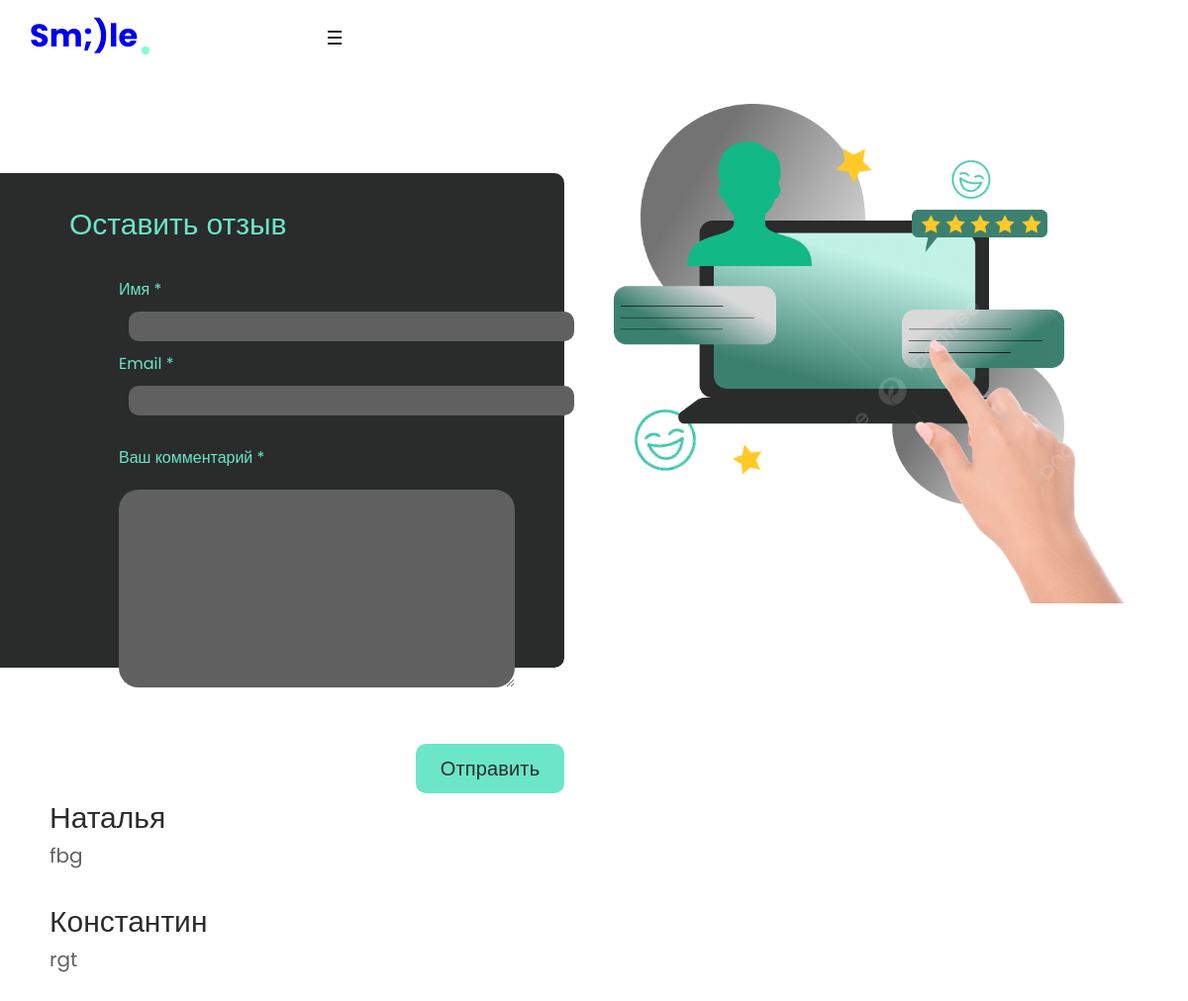
The page /reviews/ on the database as committed earlier.
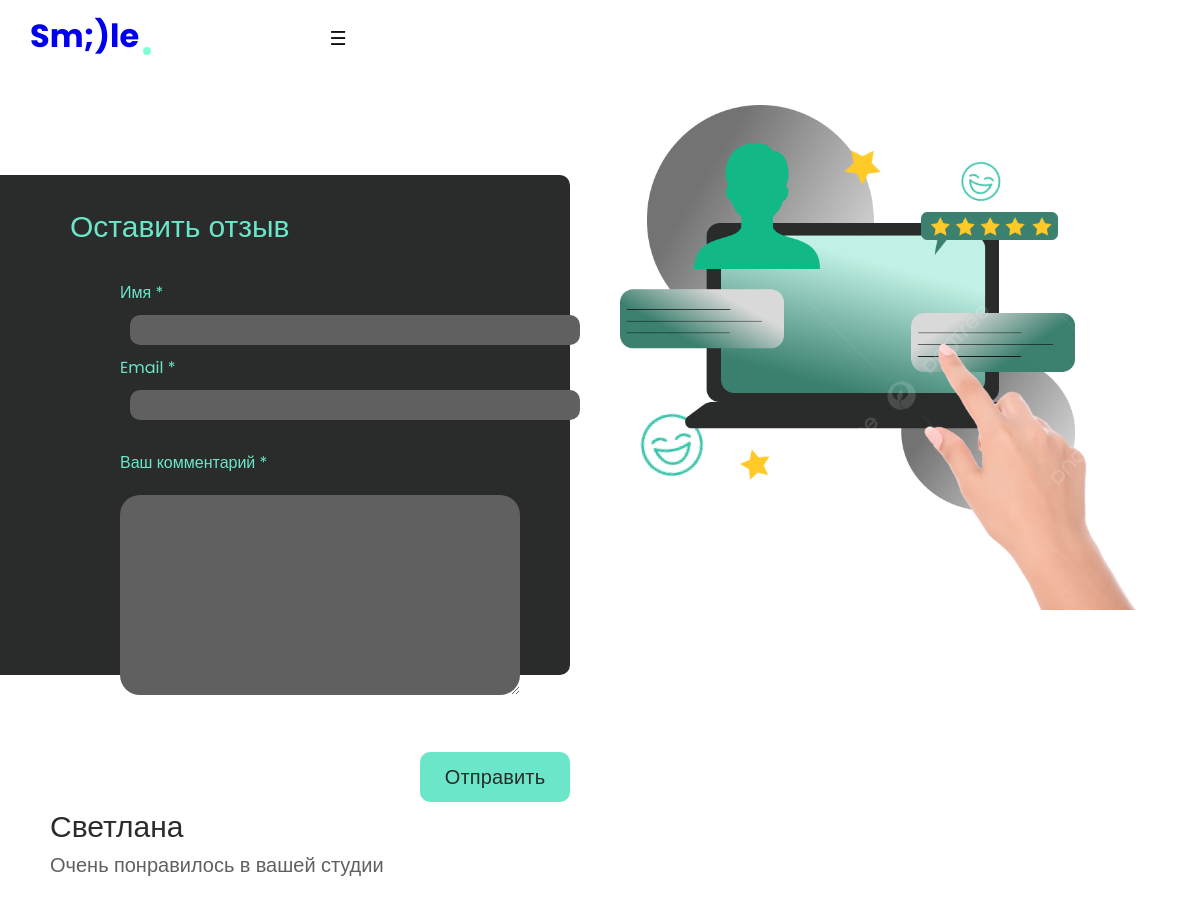
The same page on the database as committed later.
### reviews/models.py (models this page shows, shortened)
class Reviews(models.Model):
    email = models.EmailField()
    name = models.CharField("Имя", max_length=100)
    text = models.TextField("Сообщение", max_length=5000)
    parent = models.ForeignKey(
        'self', verbose_name="Родитель", on_delete=models.SET_NULL, blank=True, null=True
    )
    class Meta:
        verbose_name = "Отзыв"
        verbose_name_plural = "Отзывы"

### reviews/views.py (the view)
# urls.py: path('', views.reviews, name='reviews'),
def reviews(request):
    p = Reviews.objects.all()
    return render(request, 'reviews/reviews.html', {'p': p})

### reviews/templates/reviews/reviews.html (shortened to what this page needs)
<!DOCTYPE html>
{% load static %}
<html lang="en">
<head>
    <link rel="stylesheet" href="{% static 'css/reset.css'%}" type="text/css">
    <link rel="stylesheet" href="{% static 'css/stylesheet.css'%}" type="text/css">
    <link rel="stylesheet" href="{% static 'css/reviews.css'%}" type="text/css">
</head>
<body >
    <header class="header">
        <div class="container">
            <div class=" header-nav">
                <label for="nav-toggle" class="nav-toggle" onclick></label>
                <h2 class="logo">
                    <a href="/index/" > Sm;)le </a>
                </h2>
            </div>
        </div>
    </header>
<div class="row">
    <div class="single-form-left">
        <div class="contact-single">
            <h3 class="editContent" style="outline: none; cursor: inherit;">
                <p class="text_1"> Оставить
                отзыв</p></h3>
            <form action="{% url 'add_review' %}" method="post" class="mt-4">
                <div class="d-sm-flex">
                <div class="col-sm-6 form-group p-0 editContent">
                    <label for="contactusername" class="editContent">
                        Имя *
                    </label>
                    <input type="text" class="form-control border" name="name"
                           id="contactusername" required="">
                </div>
                <div class="col-sm-6 form-group ml-sm-3 editContent">
                    <label for="contactemail" class="editContent">
                        Email *
                    </label>
                    <input type="email" class="form-control border" name="email"
                           id="contactemail" required="">
                </div>
            </div>
            <div class="form-group editContent">
                <label for="contactcomment" class="editContent">
                    <p class="text_2"> Ваш комментарий *</p>
                </label>
                    <textarea class="form-control_border" rows="5" name="text"
                              id="contactcomment" required=""></textarea>
            </div>
            <button type="submit"
                    class="mt-3 btn btn-success btn-block py-3">
                Отправить
            </button>
            </form>
        </div>
    </div>
    <div class="reviews_img">
             <img  src="{% static 'images/classesimg/Group3.png'%}" >
    </div>
</div>
        {% for review in p %}
                <div class="media py-5">
                    <div class="media-body mt-4">
                        <h5 class="mt-0 editContent">
                            {{ review.name }}
                        </h5>
                        <p class="mt-2 editContent">
                            {{ review.text }}
                        </p>
                    </div>
                </div>
        {% endfor %}
</body>
</html>

### myapp/static/css/stylesheet.css (style rules this page uses)
html { scroll-behavior: smooth; }
body { color: black; font-family: 'Poppins', sans-serif; }
.container { max-width: 1230px; padding: 0 30px; margin: 0 auto; margin-bottom: 20px; }
.header { padding-top: 20px; background-color: white; }
.header-nav { display: flex; justify-content: space-between; align-items: flex-end; }
.logo { position: relative; padding: 0 12px 3px 0; font-weight: 700; font-size: 32px; line-height: 1; }
.logo::after { position: absolute; right: 0; bottom: 0; content: ""; display: block; width: 8px; height: 8px; background-color: aquamarine; border-radius: 50%; }
.row { margin: 0 -60px; }
.nav-toggle { position: absolute; left: 320px; top: 1em; padding: 0.5em; background: inherit; color: #0e0e0e; cursor: pointer; font-size: 1.2em; line-height: 1; z-index: 2001; -webkit-transition: color .25s ease-in-out; -moz-transition: color .25s ease-in-out; transition: color .25s ease-in-out; }
.nav-toggle:after { content: '\2630'; text-decoration: none; }
body { -webkit-animation: bugfix infinite 1s; }
@media screen and (min-width: 320px) { html, body { margin: 0; overflow-x: hidden; } }
.single-form-left { margin: 30px 50px; padding: 30px 100px; color: #6BE6C8; }
.text_1 { font-size: 30px; width: 400px; align-items: center; }
.text_2 { margin: 20px 0; }
.border { background-color: #606060; width: 450px; height: 35px; margin: 10px; border-radius: 10px; }
.single-form-left { content: ""; width: 650px; height: 560px; display: inline-block; background-color: #2A2B2B; border-radius: 5%; margin-left: 30px; }
.btn { justify-content: center; align-items: center; width: 120px; height: 40px; margin-left: 400px; margin-top: 20px; border-radius: 10px; background-color: #6BE6C8; color: #2A2B2B; letter-spacing: 0.15px; font-size: 20px; font-weight: 500; transition: opacity 0.2s ease-in; }
.form-control_border { width: 500px; height: 200px; background-color: #606060; border-radius: 10px; }

### myapp/static/css/reviews.css (style rules this page uses)
.row { display: flex; }
.single-form-left { margin: 100px 50px; padding: 30px 100px; color: #6BE6C8; margin-left: 100px; }
.text_1 { font-size: 30px; width: 400px; align-items: center; }
.text_2 { margin: 20px 0; }
.border { background-color: #606060; width: 450px; height: 30px; margin: 10px; border-radius: 10px; }
.single-form-left { content: ""; width: 600px; height: 500px; display: inline-block; background-color: #2A2B2B; border-radius: 10px; margin-left: 30px; }
.btn { justify-content: center; align-items: center; width: 150px; height: 50px; margin-left: 300px; margin-top: 50px; border-radius: 10px; background-color: #6BE6C8; color: #2A2B2B; letter-spacing: 0.15px; font-size: 20px; font-weight: 500; transition: opacity 0.2s ease-in; }
.form-control_border { width: 400px; height: 200px; background-color: #606060; border-radius: 20px; }
.reviews_img { margin-top: 30px; }
.mt-4 { margin: 30px 50px; }
.mt-0 { font-size: 30px; color: #2A2B2B; }
.mt-2 { font-size: 20px; color: #606060; }

Rows that differ between the two databases and show on the page:
removed Reviews: name "Наталья", text "fbg"
removed Reviews: name "Константин", text "rgt"
added Reviews: name "Светлана", text "Очень понравилось в вашей студии"
